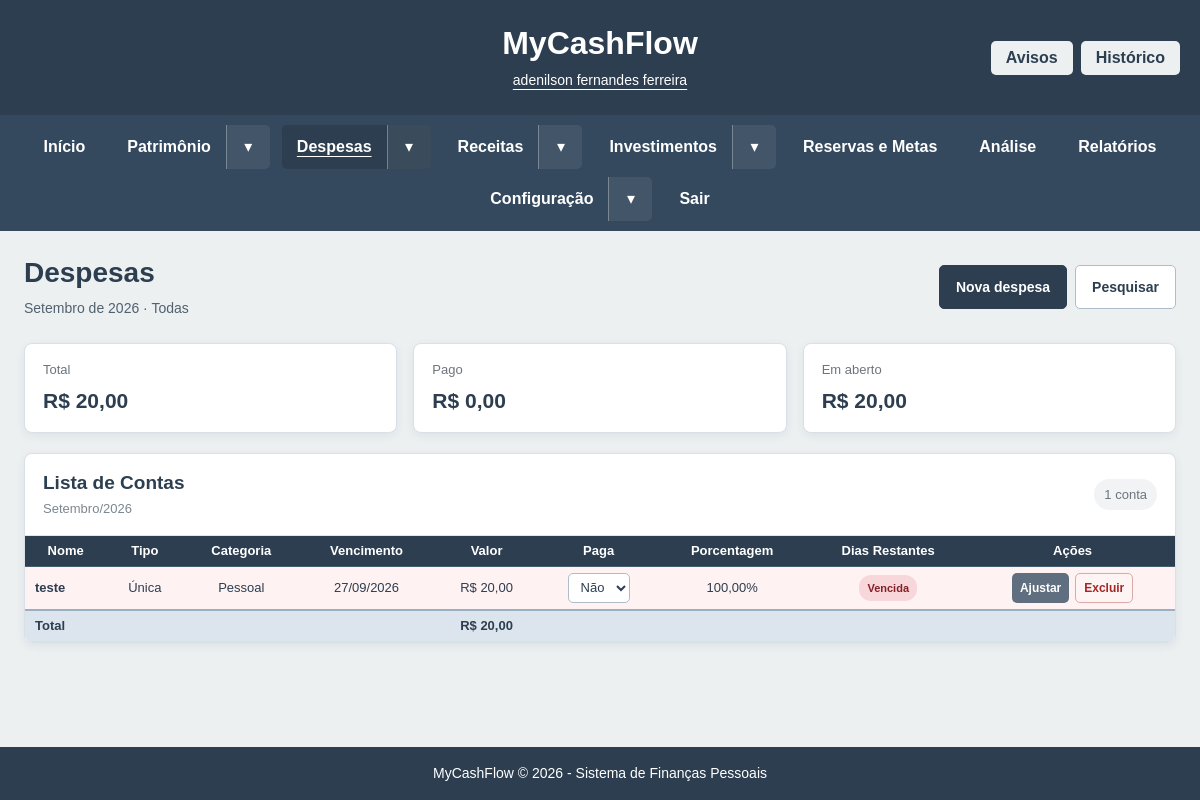
The page /views/contas.php (signed in) on the database its author committed.
### tables this page shows
CREATE TABLE `contas` (
  `id` int(11) NOT NULL,
  `nome` varchar(100) NOT NULL,
  `tipo` enum('unica','parcelada','recorrente') NOT NULL,
  `categoria` enum('pessoal','conjunta') NOT NULL,
  `grupo_recorrencia` varchar(36) DEFAULT NULL,
  `parcela_atual` int(11) DEFAULT NULL,
  `total_parcelas` int(11) DEFAULT NULL,
  `vencimento` date NOT NULL,
  `paga` tinyint(1) NOT NULL DEFAULT 0,
  `valor` decimal(10,2) NOT NULL,
  `criado_em` timestamp NOT NULL DEFAULT current_timestamp(),
  `usuario_id` int(11) NOT NULL
);

### views/contas.php (the view, shortened to what this page needs)
<?php
require_once __DIR__ . '/../config.php';
$mes = isset($_GET['mes']) ? (int)$_GET['mes'] : (int)date("n");
$ano = isset($_GET['ano']) ? (int)$_GET['ano'] : (int)date("Y");
$categoriaFiltro = isset($_GET['categoria']) ? $_GET['categoria'] : '';
function diasRestantes($dataVencimento, $paga)
{
    $hoje = new DateTime();
    $hoje->setTime(0, 0, 0);
    $vencimento = new DateTime($dataVencimento);
    $vencimento->setTime(0, 0, 0);
    if ($vencimento < $hoje) {
        return "Vencida";
    }
    $dias = $hoje->diff($vencimento)->days;
    return $dias === 1 ? "1 dia" : $dias . " dias";
}
$sql = "
    SELECT
        id,
        nome,
        tipo,
        categoria,
        vencimento,
        paga,
        valor,
        grupo_recorrencia,
        parcela_atual,
        total_parcelas
    FROM (SELECT * FROM contas WHERE usuario_id = @mcf_usuario_id) AS contas
    WHERE MONTH(vencimento) = ?
    AND YEAR(vencimento) = ?
";
$sql .= " ORDER BY vencimento ASC, nome ASC";
$stmt = $conn->prepare($sql);
if ($categoriaFiltro !== '') {
    $stmt->bind_param("iis", $mes, $ano, $categoriaFiltro);
} else {
    $stmt->bind_param("ii", $mes, $ano);
}
$stmt->execute();
$result = $stmt->get_result();
$contas = [];
$total = 0;
$totalPago = 0;
$totalAberto = 0;
while ($row = $result->fetch_assoc()) {
    $contas[] = $row;
    $valorConta = (float)$row['valor'];
    $total += $valorConta;
    if ((int)$row['paga'] === 1) {
        $totalPago += $valorConta;
    } else {
        $totalAberto += $valorConta;
    }
}
$meses = [
    1 => 'Janeiro',
    2 => 'Fevereiro',
    3 => 'Março',
    4 => 'Abril',
    5 => 'Maio',
    6 => 'Junho',
    7 => 'Julho',
    8 => 'Agosto',
    9 => 'Setembro',
    10 => 'Outubro',
    11 => 'Novembro',
    12 => 'Dezembro'
];
$rotuloCategoria = 'Todas';
?>
<!DOCTYPE html>
<html lang="pt-br">
<head>
    <link rel="stylesheet" href="../assets/css/style-contas.css?v=2">
</head>
<body>
<?php include("../includes/header.php"); ?>
<?php include("../includes/menu.php"); ?>
<main class="contas-container">
    <div class="cabecalho-contas">
        <div>
            <h1 class="mcf-page-title">Despesas</h1>
            <p>
                <?= htmlspecialchars($meses[$mes]) ?> de <?= $ano ?>
                · <?= htmlspecialchars($rotuloCategoria) ?>
            </p>
        </div>
        <div class="acoes-contas">
            <button
                type="button"
                class="btn-padrao"
                onclick="abrirModal('modal-nova-conta')"
            >
                Nova despesa
            </button>
            <button
                type="button"
                class="btn-padrao btn-secundario"
                onclick="abrirModal('modal-pesquisa')"
            >
                Pesquisar
            </button>
        </div>
    </div>
    <div class="resumo-contas">
        <div class="card-resumo">
            <span>Total</span>
            <strong>
                R$ <?= number_format($total, 2, ',', '.') ?>
            </strong>
        </div>
        <div class="card-resumo">
            <span>Pago</span>
            <strong>
                R$ <?= number_format($totalPago, 2, ',', '.') ?>
            </strong>
        </div>
        <div class="card-resumo">
            <span>Em aberto</span>
            <strong>
                R$ <?= number_format($totalAberto, 2, ',', '.') ?>
            </strong>
        </div>
    </div>
    <div class="card-lista">
        <div class="titulo-lista">
            <div>
                <h2>Lista de Contas</h2>
                <span>
                    <?= htmlspecialchars($meses[$mes]) ?>/<?= $ano ?>
                </span>
            </div>
            <span class="quantidade-contas">
                <?= count($contas) ?>
                <?= count($contas) === 1 ? 'conta' : 'contas' ?>
            </span>
        </div>
        <div class="tabela-responsiva">
            <table class="tabela-acoes">
                <thead>
                    <tr>
                        <th>Nome</th>
                        <th>Tipo</th>
                        <th>Categoria</th>
                        <th>Vencimento</th>
                        <th>Valor</th>
                        <th>Paga</th>
                        <th>Porcentagem</th>
                        <th>Dias Restantes</th>
                        <th>Ações</th>
                    </tr>
                </thead>
                <tbody>
                <?php if (empty($contas)) { ?>
                    <tr>
                        <td colspan="9" class="sem-registros">
                            Nenhuma conta encontrada para este período.
                        </td>
                    </tr>
                <?php } else { ?>
                    <?php foreach ($contas as $c) {
                        $dias = diasRestantes(
                            $c['vencimento'],
                            $c['paga']
                        );
                        if ((int)$c['paga'] === 1) {
                            $classeLinha = 'linha-paga';
                        } elseif ($dias === 'Vencida') {
                            $classeLinha = 'linha-vencida';
                        } else {
                            $classeLinha = 'linha-nao-paga';
                        }
                        $porcentagem = $total > 0
                            ? ((float)$c['valor'] / $total) * 100
                            : 0;
                        $temSerie = in_array($c['tipo'], ['parcelada', 'recorrente'], true);
                        $rotuloTipo = $c['tipo'] === 'recorrente' ? 'Recorrente' : 'Única';
                    ?>
                        <tr class="<?= $classeLinha ?>">
                            <td class="nome-conta">
                                <?= htmlspecialchars($c['nome']) ?>
                            </td>
                            <td>
                                <?= htmlspecialchars($rotuloTipo) ?>
                            </td>
                            <td>
                                <?= $c['categoria'] === 'conjunta'
                                    ? 'Conjunta'
                                    : 'Pessoal'
                                ?>
                            </td>
                            <td>
                                <?= date(
                                    "d/m/Y",
                                    strtotime($c['vencimento'])
                                ) ?>
                            </td>
                            <td>
                                R$ <?= number_format(
                                    $c['valor'],
                                    2,
                                    ',',
                                    '.'
                                ) ?>
                            </td>
                            <td>
                                <form method="POST" class="form-status">
                                    <select
                                        name="paga"
                                        onchange="this.form.submit()"
                                    >
                                        <option
                                            value="0"
                                            <?= !(int)$c['paga']
                                                ? 'selected'
                                                : ''
                                            ?>
                                        >
                                            Não
                                        </option>
                                    </select>
                                <?= mcfCsrfField() ?></form>
                            </td>
                            <td>
                                <?= number_format(
                                    $porcentagem,
                                    2,
                                    ',',
                                    '.'
                                ) ?>%
                            </td>
                            <td>
                                <span class="<?= $dias === 'Vencida'
                                    ? 'status-vencida'
                                    : ''
                                ?>">
                                    <?= htmlspecialchars($dias) ?>
                                </span>
                            </td>
                            <td>
                                <div class="acoes-linha">
                                    <button
                                        type="button"
                                        class="btn-acao"
                                        onclick="abrirAjuste(
                                            <?= (int)$c['id'] ?>,
                                            <?= htmlspecialchars(
                                                json_encode(
                                                    $c['nome'],
                                                    JSON_UNESCAPED_UNICODE
                                                ),
                                                ENT_QUOTES,
                                                'UTF-8'
                                            ) ?>,
                                            '<?= number_format(
                                                (float)$c['valor'],
                                                2,
                                                '.',
                                                ''
                                            ) ?>',
                                            <?= $temSerie ? 'true' : 'false' ?>
                                        )"
                                    >
                                        Ajustar
                                    </button>
                                    <button
                                        type="button"
                                        class="btn-acao btn-excluir"
                                        onclick="abrirExclusao(
                                            <?= (int)$c['id'] ?>,
                                            <?= htmlspecialchars(json_encode($c['nome'], JSON_UNESCAPED_UNICODE), ENT_QUOTES, 'UTF-8') ?>,
                                            <?= $temSerie ? 'true' : 'false' ?>
                                        )"
                                    >
                                        Excluir
                                    </button>
                                </div>
                            </td>
                        </tr>
                    <?php } ?>
                    <tr class="linha-total">
                        <td colspan="4">
                            <strong>Total</strong>
                        </td>
                        <td>
                            <strong>
                                R$ <?= number_format(
                                    $total,
                                    2,
                                    ',',
                                    '.'
                                ) ?>
                            </strong>
                        </td>
                        <td colspan="4"></td>
                    </tr>
                <?php } ?>
                </tbody>
            </table>
        </div>
    </div>
</main>
<?php include("../includes/footer.php"); ?>
</body>
</html>

### assets/css/style-contas.css (style rules this page uses)
body { margin: 0; font-family: Arial, sans-serif; background-color: #ECF0F1; min-height: 100vh; display: flex; flex-direction: column; }
.contas-container { flex: 1; width: 100%; max-width: 1400px; margin: 0 auto; padding: 20px; box-sizing: border-box; }
.cabecalho-contas { display: flex; align-items: center; justify-content: space-between; gap: 20px; margin-bottom: 20px; }
.cabecalho-contas h1 { margin: 0; font-size: 28px; color: #2C3E50; }
.cabecalho-contas p { margin: 5px 0 0; font-size: 14px; color: #6c757d; }
.acoes-contas { display: flex; align-items: center; gap: 10px; }
.btn-padrao { padding: 10px 18px; border: none; border-radius: 7px; background: #2C3E50; color: #fff; font-size: 14px; font-weight: bold; cursor: pointer; transition: 0.2s; }
.btn-secundario { background: #5f6f7f; }
.resumo-contas { display: grid; grid-template-columns: repeat(3, 1fr); gap: 15px; margin-bottom: 20px; }
.card-resumo { background: #fff; padding: 16px 18px; border-radius: 10px; box-shadow: 0 3px 8px rgba(0,0,0,0.12); display: flex; flex-direction: column; gap: 5px; }
.card-resumo span { font-size: 13px; color: #6c757d; }
.card-resumo strong { font-size: 21px; color: #2C3E50; }
.card-lista { background: #fff; border-radius: 10px; box-shadow: 0 4px 10px rgba(0,0,0,0.12); overflow: hidden; }
.titulo-lista { display: flex; align-items: center; justify-content: space-between; gap: 15px; padding: 16px 18px; border-bottom: 1px solid #e3e6e8; }
.titulo-lista h2 { margin: 0; font-size: 19px; color: #2C3E50; }
.titulo-lista div > span { display: block; margin-top: 3px; font-size: 13px; color: #7b8790; }
.quantidade-contas { font-size: 13px; color: #6c757d; background: #f1f3f5; padding: 6px 10px; border-radius: 20px; white-space: nowrap; }
.tabela-responsiva { width: 100%; overflow-x: auto; }
.tabela-acoes { width: 100%; border-collapse: collapse; background: #fff; min-width: 1050px; }
.tabela-acoes th, .tabela-acoes td { padding: 11px 10px; text-align: center; border-bottom: 1px solid #e4e7e9; font-size: 13px; vertical-align: middle; }
.tabela-acoes th { background: #2C3E50; color: #fff; font-size: 12px; font-weight: bold; white-space: nowrap; }
.tabela-acoes tbody tr { transition: background 0.15s; }
.tabela-acoes td:first-child { text-align: left; }
.nome-conta { font-weight: 600; color: #2C3E50; }
.form-status { margin: 0; }
.form-status select { padding: 6px 8px; border: 1px solid #ccd1d5; border-radius: 5px; background: #fff; font-size: 12px; cursor: pointer; outline: none; }
.linha-vencida { background: #fff2f2; }
.status-vencida { display: inline-block; padding: 4px 8px; background: #f8d7da; color: #842029; border-radius: 12px; font-size: 11px; font-weight: bold; }
.acoes-linha { display: flex; align-items: center; justify-content: center; gap: 6px; }
.btn-acao { border: none; border-radius: 5px; padding: 6px 9px; background: #5f6f7f; color: #fff; font-size: 11px; font-weight: bold; cursor: pointer; transition: 0.2s; white-space: nowrap; }
.btn-excluir { background: #b84a4a; }
.linha-total { background: #eef1f3 !important; }
.linha-total td { border-top: 2px solid #2C3E50; border-bottom: none; font-size: 14px; color: #2C3E50; }

### assets/css/style.css (style rules this page uses)
body { margin: 0; font-family: Arial, sans-serif; background-color: #ECF0F1; min-height: 100vh; display: flex; flex-direction: column; }

### rows shown on the page
contas: nome "teste", tipo "Única", categoria "Pessoal", vencimento "27/09/2026", valor "20,00", paga "Não", valor "100,00", dias "Vencida"

### other values the page prints
mcfRotuloUsuario() "adenilson fernandes ferreira"
$menuEscape($menuRotulo) "Início"
$menuEscape($menuRotulo) "Patrimônio"
$menuEscape($menuRotulo) "Despesas"
$menuEscape($menuRotulo) "Receitas"
$menuEscape($menuRotulo) "Investimentos"
$menuEscape($menuRotulo) "Reservas e Metas"
$menuEscape($menuRotulo) "Análise"
$menuEscape($menuRotulo) "Relatórios"
$menuEscape($menuRotulo) "Configuração"
$menuEscape($menuRotulo) "Sair"
$meses[$mes] "Setembro"
$ano "2026"
$rotuloCategoria "Todas"
$total "20,00"
